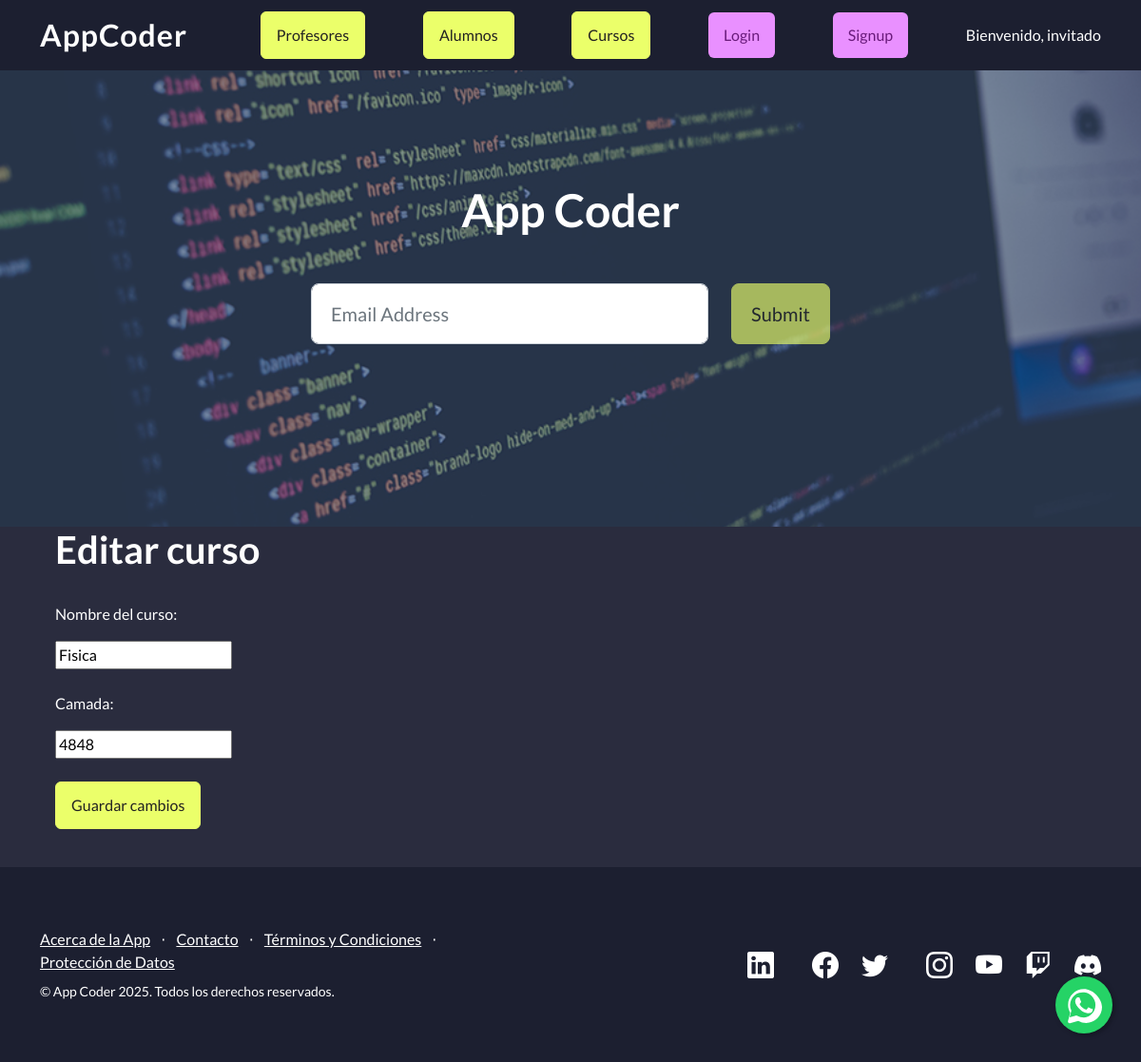
The page /AppCoder/editar_curso/6 on the database as committed earlier.
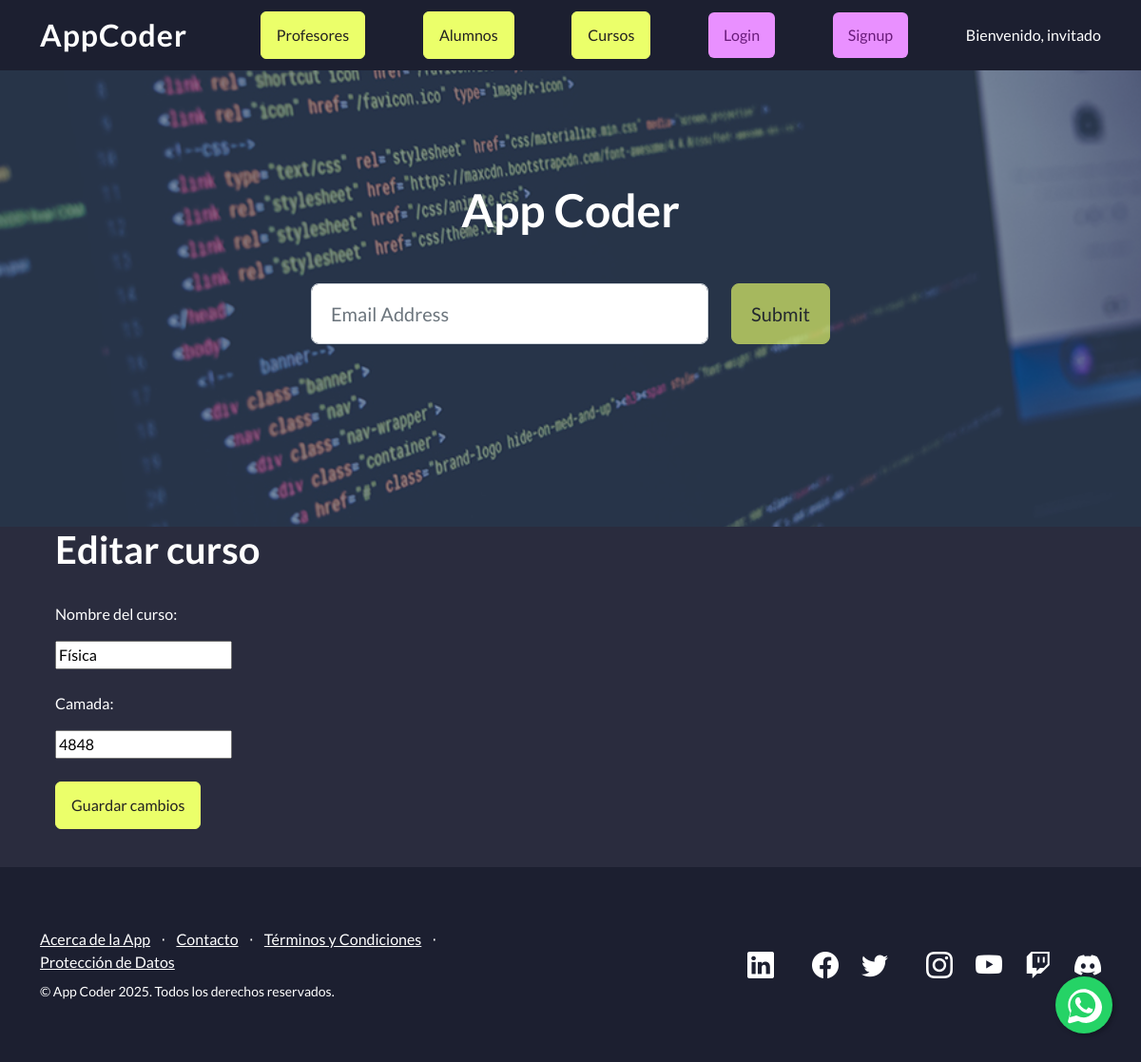
The same page on the database as committed later.
### AppCoder/models.py (models this page shows, shortened)
class Curso(models.Model):
    nombre = models.CharField(max_length=40)
    camada = models.IntegerField()

### AppCoder/views.py (the view)
# urls.py: path('editar_curso/<int:id>', views.editar_curso, name='editar_curso'),
def editar_curso(request, id):
    curso = Curso.objects.get(id=id)
    if request.method == "POST":
        curso.nombre = request.POST["nombre"]
        curso.camada = request.POST["camada"]
        curso.save()
        messages.success(request, f"Curso {curso.nombre} editado con éxito")
        return redirect('cursos')
    return render(request, "editar_curso.html", {"curso": curso})

### AppCoder/template/editar_curso.html (shortened to what this page needs)
{% extends "padre.html" %}
{% load static %}
{% block contenido %}
<ul>
    <form method="POST" action="{% url 'editar_curso' curso.id %}" class="container">
        <h1>Editar curso</h1>
        <br>
        <p>Nombre del curso:</p>
        <input type="text" name="nombre" value="{{ curso.nombre }}" required>
        <br>
        <br>
        <p>Camada:</p>
        <input type="text" name="camada" value="{{ curso.camada }}" required>
        <br>
        <br>
        <input type="submit" value="Guardar cambios" class="btn btn-primary">
        <br>
        <br>
    </form>
</ul>
{% endblock %}

Rows that differ between the two databases and show on the page:
changed Curso: nombre "Fisica" → "Física"
